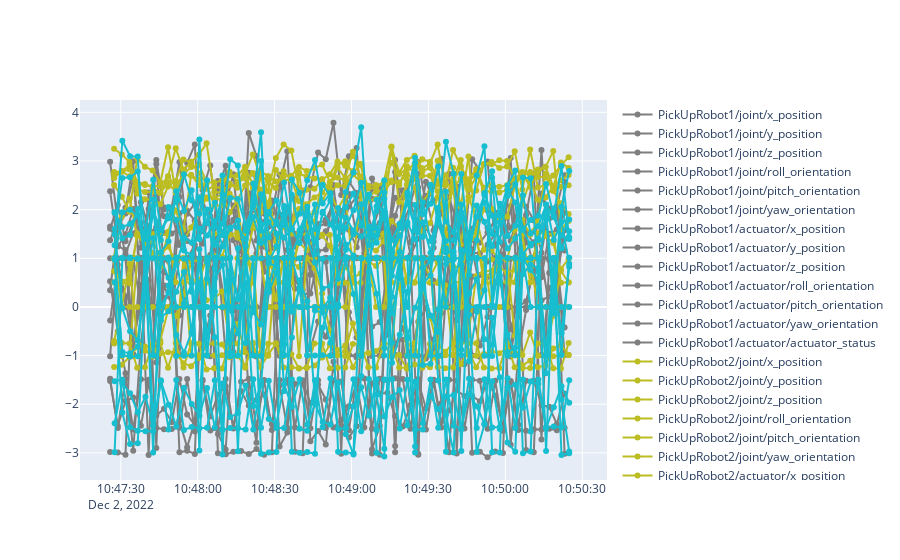

Notebook code cell kept with this figure:
### Code cell
names = []
fig = go.Figure()
for i, (dev, t) in enumerate(zip(devs,ts)) :
    for j, row in dev.iterrows() :
        dev_uuid = row.uuid
        dev_name, mod_name, attrib_name = row['dev'], row['mod'], row['attrib']
        name = dev_name + str(i+1) + '/' + mod_name + '/' + attrib_name
        fig.add_trace(go.Scatter(x=t, y=row[val_cols],
                    mode='lines+markers',
                    name=name,
                    line = dict(color=colors[i+7])))
        names.append(name)
fig.show()
